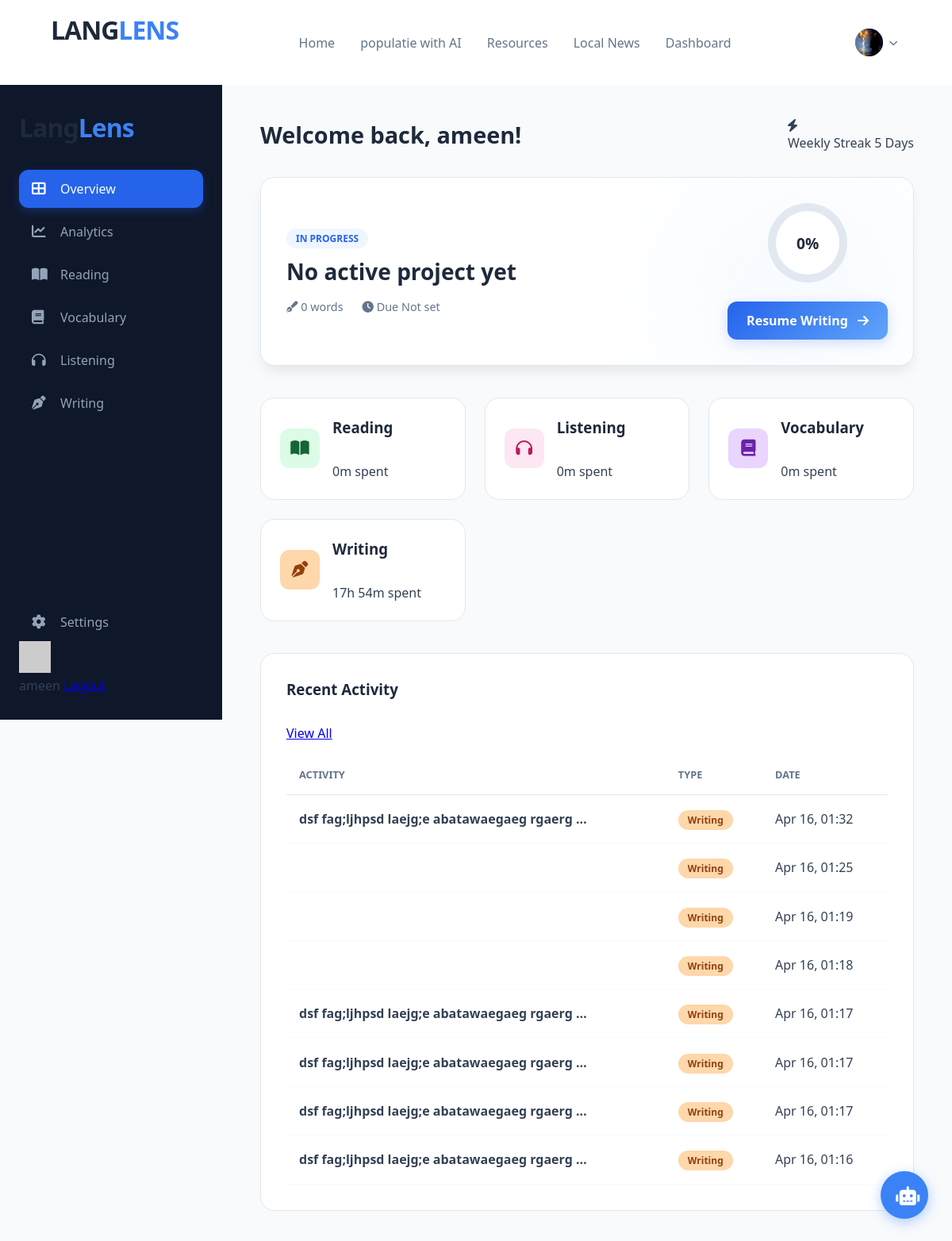
Screenshot of /home/dashboard (signed in) with the database file from the repository.
### LangLens/models.py (models this page shows, shortened)
class UserProfile(models.Model):
    user = models.OneToOneField(User, on_delete=models.CASCADE)
    bio = models.TextField(blank=True, help_text="Short bio about the user")
    profile_picture = models.ImageField(upload_to='profile_pictures/', blank=True, null=True, help_text="User's profile picture")
    date_of_birth = models.DateField(null=True, blank=True)
    location = models.CharField(max_length=100, blank=True)
    website = models.URLField(blank=True)
    created_at = models.DateTimeField(auto_now_add=True)
    updated_at = models.DateTimeField(auto_now=True)

class ActivitySession(models.Model):
    user = models.ForeignKey(User, on_delete=models.CASCADE)
    activity_type = models.CharField(max_length=50, choices=[
        ('reading', 'Reading'),
        ('listing', 'Listing'),
        ('writing', 'Writing')
    ])
    activity_id = models.PositiveIntegerField() # Stores the ID of the specific Reading/Listing/Writing module
    start_time = models.DateTimeField(auto_now_add=True)
    end_time = models.DateTimeField(null=True, blank=True)
    duration_seconds = models.PositiveIntegerField(default=0) # Calculated on save
    last_position = models.TextField(blank=True, help_text="Stores scroll position or last word typed")

### LangLens/views.py (the view)
# urls.py: path('home/dashboard', views.dashboard, name='dashboard'),
@login_required(login_url='login')
def dashboard(request):
    user = request.user
    totals = ActivitySession.objects.filter(user=user).values('activity_type').annotate(total_seconds=Sum('duration_seconds'))
    activity_map = {'reading': 0, 'listing': 0, 'vocabulary': 0, 'writing': 0}
    for entry in totals:
        activity_map[entry['activity_type']] = entry['total_seconds'] or 0
    def fmt(sec):
        if not sec:
            return '0m'
        h = sec // 3600
        m = (sec % 3600) // 60
        s = sec % 60
        if h:
            return f"{h}h {m}m"
        if m:
            return f"{m}m {s}s"
        return f"{s}s"
    reading_time = fmt(activity_map.get('reading', 0))
    listening_time = fmt(activity_map.get('listening', 0))
    vocabulary_time = fmt(activity_map.get('vocabulary', 0))
    writing_time = fmt(activity_map.get('writing', 0))
    writing_projects_count = WritingProject.objects.filter(user=user).count()
    reading_modules_count = ReadingModule.objects.count()
    vocabulary_count = Vocabulary.objects.count()
    listening_modules_count = ListingModule.objects.count()
    recent_activities = ActivitySession.objects.filter(user=user).order_by('-start_time')[:8]
    active_project = WritingProject.objects.filter(user=user).order_by('-updated_at').first()
    if active_project:
        active_title = active_project.title or 'Untitled Project'
        active_content = active_project.content or ''
        active_words = len(active_content.strip().split()) if active_content.strip() else 0
        active_target = 2500
        active_progress = min(100, int((active_words / active_target) * 100)) if active_target > 0 else 0
        active_due = 'No deadline set'
    else:
        active_title = 'No active project yet'
        active_content = 'Create a new writing project to kickstart your workflow.'
        active_words = 0
        active_target = 2500
        active_progress = 0
        active_due = 'Not set'
    total_time = fmt(sum(activity_map.values()))
    recent_projects = WritingProject.objects.filter(user=user).order_by('-updated_at')[:5]
    return render(request, 'LangLens/dashboard.html', {
        'reading_time': reading_time,
        'listening_time': listening_time,
        'vocabulary_time': vocabulary_time,
        'writing_time': writing_time,
        'writing_projects_count': writing_projects_count,
        'reading_modules_count': reading_modules_count,
        'vocabulary_count': vocabulary_count,
        'listening_modules_count': listening_modules_count,
        'total_time': total_time,
        'active_project_title': active_title,
        'active_project_type': 'Writing',
        'active_project_words': active_words,
        'active_project_target': active_target,
        'active_project_progress': active_progress,
        'active_project_due': active_due,
        'active_project_id': active_project.id if active_project else None,
        'weekly_engagement': 75,
        'recent_projects': recent_projects,
        'recent_activities': recent_activities,
    })

### LangLens/context_processors.py (called while the page is built)
def profile_context(request):
    profile = None
    if request.user.is_authenticated:
        profile = UserProfile.objects.filter(user=request.user).first()
    return {'profile': profile}

### templates/LangLens/dashboard.html
{% extends "LangLens/index.html" %}
{% load static %}
{% block css %}
    <link rel="stylesheet" href="{% static 'LangLens/css/dashboard.css' %}">
{% endblock %}
{% block dashboard_writing %}
<div class="dashboard-wrapper">
    <aside class="sidebar">
        <div class="logo">Lang<span>Lens</span></div>
        <nav class="side-nav">
            <a href="{% url 'dashboard' %}" class="active"><i class="fas fa-th-large"></i> Overview</a>
            <a href="{% url 'dashboard' %}?tab=analytics"><i class="fas fa-chart-line"></i> Analytics</a>
            <a href="{% url 'read_categories' %}"><i class="fas fa-book-open"></i> Reading</a>
            <a href="{% url 'get_vocbulary_categories' %}"><i class="fas fa-book"></i> Vocabulary</a>
            <a href="{% url 'listening_categories' %}"><i class="fas fa-headphones"></i> Listening</a>
            <a href="{% url 'writing' %}"><i class="fas fa-pen-nib"></i> Writing</a>
            <a href="{% url 'dashboard' %}?tab=settings" style="margin-top: auto;"><i class="fas fa-cog"></i> Settings</a>
        </nav>
        <div class="user-profile">
            <img src="{{ request.user.profile.avatar.url|default:'https://via.placeholder.com/40' }}" alt="User">
            <div class="profile-meta">
                <span>{{ request.user.username }}</span>
                <a href="{% url 'logout' %}" class="logout-link">Logout</a>
            </div>
        </div>
    </aside>
    <main class="dashboard-main">
        <header class="dashboard-header">
            <h1>Welcome back, {{ request.user.first_name|default:request.user.username }}!</h1>
            <div class="time-stat">
                <i class="fas fa-bolt"></i>
                <div>
                    <span class="label">Weekly Streak</span>
                    <span class="value">5 Days</span>
                </div>
            </div>
        </header>
        <section class="project-spotlight">
            <div class="spotlight-content">
                <div class="project-details">
                    <span class="badge">In Progress</span>
                    <h2>{{ active_project_title|default:"Start a New Project" }}</h2>
                    <div class="project-meta">
                        <span><i class="fas fa-pen-fancy"></i> {{ active_project_words|default:0 }} words</span>
                        <span><i class="fas fa-clock"></i> Due {{ active_project_due|default:"No date" }}</span>
                    </div>
                </div>
                <div class="project-progress">
                    <div class="circular-progress" style="--active-progress: {{ active_project_progress|default:0 }};">
                        <span class="progress-value">{{ active_project_progress|default:0 }}%</span>
                    </div>
                    <a href="{% url 'writing' %}{% if active_project_id %}?project_id={{ active_project_id }}{% endif %}" class="btn-resume">
                        Resume Writing <i class="fas fa-arrow-right" style="margin-left:8px;"></i>
                    </a>
                </div>
            </div>
        </section>
        <div class="stats-grid">
            <div class="stat-card">
                <i class="fas fa-book-open reading"></i>
                <div class="stat-info">
                    <h3>Reading</h3>
                    <p class="count">{{ reading_time }} <span>spent</span></p>
                </div>
            </div>
            <div class="stat-card">
                <i class="fas fa-headphones listening"></i>
                <div class="stat-info">
                    <h3>Listening</h3>
                    <p class="count">{{ listening_time }} <span>spent</span></p>
                </div>
            </div>
            <div class="stat-card">
                <i class="fas fa-book vocabulary"></i>
                <div class="stat-info">
                    <h3>Vocabulary</h3>
                    <p class="count">{{ vocabulary_time }} <span>spent</span></p>
                </div>
            </div>
            <div class="stat-card">
                <i class="fas fa-pen-nib writing"></i>
                <div class="stat-info">
                    <h3>Writing</h3>
                    <p class="count">{{ writing_time }} <span>spent</span></p>
                </div>
            </div>
        </div>
        <section class="testing-results">
            <div class="section-header">
                <h3>Recent Activity</h3>
                <a href="#" class="btn-outline">View All</a>
            </div>
            <table class="results-table">
                <thead>
                    <tr>
                        <th>Activity</th>
                        <th>Type</th>
                        <th>Date</th>
                    </tr>
                </thead>
                <tbody>
                    {% for activity in recent_activities %}
                    <tr>
                        <td><strong>{{ activity.last_position|truncatewords:5 }}</strong></td>
                        <td>
                            {% if activity.activity_type == 'reading' %}
                                <span class="status-pill reading">Reading</span>
                            {% elif activity.activity_type == 'listening' %}
                                <span class="status-pill listening">Listening</span>
                            {% elif activity.activity_type == 'vocabulary' %}
                                <span class="status-pill vocabulary">Vocabulary</span>
                            {% elif activity.activity_type == 'writing' %}
                                <span class="status-pill writing">Writing</span>
                            {% endif %}
                        </td>
                        <td>{{ activity.start_time|date:'M d, H:i' }}</td>
                    </tr>
                    {% empty %}
                    <tr>
                        <td colspan="3" style="text-align: center; padding: 2rem;">No activity yet. Start learning!</td>
                    </tr>
                    {% endfor %}
                </tbody>
            </table>
        </section>
    </main>
</div>
{% endblock %}

### templates/LangLens/index.html (shortened to what this page needs)
<!DOCTYPE html>
<html lang="en">
<head>
{% load static %}
     {% block css %}
     {% endblock%}
     <link rel="stylesheet" href="{% static 'LangLens/css/index.css' %}">
<link rel="stylesheet" href="https://cdnjs.cloudflare.com/ajax/libs/font-awesome/6.0.0/css/all.min.css">
</head>
<div class="ai-chat-wrapper">
    <button class="chat-fab" onclick="toggleChat()">
        <i class="fas fa-robot"></i>
    </button>
</div>
<body>
    <header class="navbar">
        <a id="logo" href="{% url 'index' %}"><div class="logo">LANG<span>LENS</span></div></a>
        <nav class="main-menu">
            <ul>
                <li><a href="{% url 'index' %}">Home</a></li>
                <li><a href="{% url 'generate_vocabulary_tts' %}">populatie with AI</a></li>
                <li><a href="#">Resources</a></li>
                <li><a href="{% url 'local_news' %}">Local News</a></li>
                <li><a href="{% url 'dashboard' %}">Dashboard</a></li>
            </ul>
        </nav>
           <div class="auth-buttons">
    {% if user.is_authenticated %}
        <div class="profile-dropdown">
            <div class="profile-trigger" onclick="toggleProfileMenu()">
                {% if profile and profile.profile_picture %}
                    <div class="avatar-circle">
                        <img src="{{ profile.profile_picture.url }}" alt="Profile" style="width: 100%; height: 100%; border-radius: 50%; object-fit: cover;">
                    </div>
                {% else %}
                    <div class="avatar-circle">
                        <i class="fas fa-user"></i>
                    </div>
                {% endif %}
                <i class="fas fa-chevron-down s-icon"></i>
            </div>
        </div>
    {% else %}
        <a href="{% url 'login' %}"><button class="btn-login">Login</button></a>
        <a href="{% url 'signup' %}"><button class="btn-signup">Sign Up</button></a>
    {% endif %}
        </div>
    </header>
     {% block dashboard_writing %}{% endblock%}
</body>
</html>

### static/LangLens/css/index.css (style rules this page uses)
* { margin: 0; padding: 0; box-sizing: border-box; font-family: 'Segoe UI', sans-serif; }
body { background-color: #f8fafc; color: #334155; min-height: 100vh; }
.navbar { display: flex; justify-content: space-between; align-items: center; padding: 1rem 4rem; background: #fff; box-shadow: 0 2px 10px rgba(0,0,0,0.05); }
.logo { font-weight: 800; font-size: 1.5rem; letter-spacing: -1px; }
#logo { text-decoration: none; color: #1e293b; }
.logo span { color: #3b82f6; }
.main-menu ul { display: flex; list-style: none; gap: 2rem; }
.main-menu a { text-decoration: none; color: #64748b; font-weight: 500; transition: color 0.3s; }
.auth-buttons { display: flex; gap: 1rem; }
button { padding: 0.6rem 1.2rem; border-radius: 6px; cursor: pointer; font-weight: 600; border: none; }
h2, h3 { margin-bottom: 2rem; color: #1e293b; }
.logo { font-weight: 800; font-size: 2rem; margin-bottom: 2rem; color: #1e293b; }
h2 { color: #1e293b; font-size: 1.5rem; margin-bottom: 0.5rem; }
.ai-chat-wrapper { position: fixed; bottom: 30px; right: 30px; z-index: 1000; }
.chat-fab { width: 60px; height: 60px; border-radius: 50%; background: #3b82f6; color: white; font-size: 1.5rem; box-shadow: 0 4px 15px rgba(59, 130, 246, 0.4); transition: transform 0.3s cubic-bezier(0.175, 0.885, 0.32, 1.275); }
.profile-dropdown { position: relative; display: inline-block; }
.profile-trigger { display: flex; align-items: center; gap: 8px; cursor: pointer; padding: 5px; border-radius: 50px; transition: background 0.2s; }
.avatar-circle { width: 35px; height: 35px; background: #3b82f6; color: white; border-radius: 50%; display: flex; align-items: center; justify-content: center; font-size: 0.9rem; }
.s-icon { font-size: 0.7rem; color: #64748b; }

### rows the page displays
UserProfile: profile_picture (picture)
ActivitySession: last_position "dsf fag;ljhpsd laejg;e abatawaegaeg rgaerg …", activity_type "Writing", start_time "Apr 16, 01:32"
ActivitySession: activity_type "Writing", start_time "Apr 16, 01:25"
ActivitySession: activity_type "Writing", start_time "Apr 16, 01:19"
ActivitySession: activity_type "Writing", start_time "Apr 16, 01:18"
ActivitySession: last_position "dsf fag;ljhpsd laejg;e abatawaegaeg rgaerg …", activity_type "Writing", start_time "Apr 16, 01:17"
ActivitySession: last_position "dsf fag;ljhpsd laejg;e abatawaegaeg rgaerg …", activity_type "Writing", start_time "Apr 16, 01:17"
ActivitySession: last_position "dsf fag;ljhpsd laejg;e abatawaegaeg rgaerg …", activity_type "Writing", start_time "Apr 16, 01:17"
ActivitySession: last_position "dsf fag;ljhpsd laejg;e abatawaegaeg rgaerg …", activity_type "Writing", start_time "Apr 16, 01:16"

### other values shown
{{ request.user.username }} "ameen"
{{ request.user.first_name|default:request.user.username }} "ameen"
{{ active_project_title|default:"Start a New Project" }} "No active project yet"
{{ active_project_words|default:0 }} "0"
{{ active_project_due|default:"No date" }} "Not set"
{{ active_project_progress|default:0 }} "0"
{{ reading_time }} "0m"
{{ listening_time }} "0m"
{{ vocabulary_time }} "0m"
{{ writing_time }} "17h 54m"
